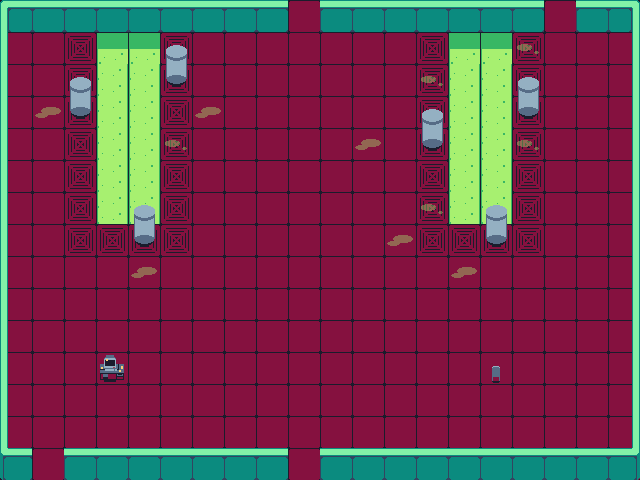

Tiled map render using the project's own tile images. Description and the whole map definition, tile-layer contents included, below:
An orthogonal 20x15 tile map with 32x32 px tiles, 4 tile layers (floor, floorDecoration, walls, props), 4 tilesets and 32 objects (6x Spawn, 4x Door, 3x ChemicalTank, 2x Spawner, Table, ...).

<map version="1.10" tiledversion="1.11.2" orientation="orthogonal" renderorder="right-down" width="20" height="15" tilewidth="32" tileheight="32" infinite="0" nextlayerid="14" nextobjectid="165">
 <tileset firstgid="1" source="tileset_ebene3.tsx" />
 <tileset firstgid="852" source="props_and_items_ebene2.tsx" />
 <tileset firstgid="1380" source="Beartrap.tsx" />
 <tileset firstgid="1384" source="ExplosionEffect.tsx" />
 <layer id="3" name="floor" width="20" height="15">
  <data encoding="csv">
72,72,72,72,72,72,72,72,72,72,72,72,72,72,72,72,72,72,72,72,
72,72,107,109,109,107,72,72,72,72,72,72,72,107,109,109,107,72,72,72,
72,72,107,184,184,107,72,72,72,72,72,72,72,107,184,184,107,72,72,72,
72,72,107,184,184,107,72,72,72,72,72,72,72,107,184,184,107,72,72,72,
72,72,107,184,184,107,72,72,72,72,72,72,72,107,184,184,107,72,72,72,
72,72,107,184,184,107,72,72,72,72,72,72,72,107,184,184,107,72,72,72,
72,72,107,184,184,107,72,72,72,72,72,72,72,107,184,184,107,72,72,72,
72,72,107,107,107,107,72,72,72,72,72,72,72,107,107,107,107,72,72,72,
72,72,72,72,72,72,72,72,72,72,72,72,72,72,72,72,72,72,72,72,
72,72,72,72,72,72,72,72,72,72,72,72,72,72,72,72,72,72,72,72,
72,72,72,72,72,72,72,72,72,72,72,72,72,72,72,72,72,72,72,72,
72,72,72,72,72,72,72,72,72,72,72,72,72,72,72,72,72,72,72,72,
72,72,72,72,72,72,72,72,72,72,72,72,72,72,72,72,72,72,72,72,
72,72,72,72,72,72,72,72,72,72,72,72,72,72,72,72,72,72,72,72,
72,72,72,72,72,72,72,72,72,72,72,72,72,72,72,72,72,72,72,72
</data>
 </layer>
 <layer id="13" name="floorDecoration" width="20" height="15">
  <data encoding="csv">
0,0,0,0,0,0,0,0,0,0,0,0,0,0,0,0,0,0,0,0,
0,0,0,0,0,0,0,0,0,0,0,0,0,0,0,0,877,0,0,0,
0,0,0,0,0,0,0,0,0,0,0,0,0,877,0,0,0,0,0,0,
0,876,0,0,0,0,876,0,0,0,0,0,0,0,0,0,0,0,0,0,
0,0,0,0,0,877,0,0,0,0,0,876,0,0,0,0,877,0,0,0,
0,0,0,0,0,0,0,0,0,0,0,0,0,0,0,0,0,0,0,0,
0,0,0,0,0,0,0,0,0,0,0,0,0,877,0,0,0,0,0,0,
0,0,0,0,0,0,0,0,0,0,0,0,876,0,0,0,0,0,0,0,
0,0,0,0,876,0,0,0,0,0,0,0,0,0,876,0,0,0,0,0,
0,0,0,0,0,0,0,0,0,0,0,0,0,0,0,0,0,0,0,0,
0,0,0,0,0,0,0,0,0,0,0,0,0,0,0,0,0,0,0,0,
0,0,0,0,0,0,0,0,0,0,0,0,0,0,0,0,0,0,0,0,
0,0,0,0,0,0,0,0,0,0,0,0,0,0,0,0,0,0,0,0,
0,0,0,0,0,0,0,0,0,0,0,0,0,0,0,0,0,0,0,0,
0,0,0,0,0,0,0,0,0,0,0,0,0,0,0,0,0,0,0,0
</data>
 </layer>
 <layer id="1" name="walls" width="20" height="15">
  <data encoding="csv">
3,6,6,6,6,6,6,6,6,0,6,6,6,6,6,6,6,0,6,9,
76,0,0,0,0,0,0,0,0,0,0,0,0,0,0,0,0,0,0,306,
76,0,0,0,0,0,0,0,0,0,0,0,0,0,0,0,0,0,0,306,
76,0,0,0,0,0,0,0,0,0,0,0,0,0,0,0,0,0,0,306,
76,0,0,0,0,0,0,0,0,0,0,0,0,0,0,0,0,0,0,306,
76,0,0,0,0,0,0,0,0,0,0,0,0,0,0,0,0,0,0,306,
76,0,0,0,0,0,0,0,0,0,0,0,0,0,0,0,0,0,0,306,
76,0,0,0,0,0,0,0,0,0,0,0,0,0,0,0,0,0,0,306,
76,0,0,0,0,0,0,0,0,0,0,0,0,0,0,0,0,0,0,306,
76,0,0,0,0,0,0,0,0,0,0,0,0,0,0,0,0,0,0,306,
76,0,0,0,0,0,0,0,0,0,0,0,0,0,0,0,0,0,0,306,
76,0,0,0,0,0,0,0,0,0,0,0,0,0,0,0,0,0,0,306,
76,0,0,0,0,0,0,0,0,0,0,0,0,0,0,0,0,0,0,306,
76,0,0,0,0,0,0,0,0,0,0,0,0,0,0,0,0,0,0,306,
373,0,376,376,376,376,376,376,376,0,376,376,376,376,376,376,376,376,376,379
</data>
 </layer>
 <layer id="2" name="props" width="20" height="15">
  <data encoding="csv">
0,0,0,0,0,0,0,0,0,0,0,0,0,0,0,0,0,0,0,0,
0,0,0,0,0,1092,0,0,0,0,0,0,0,0,0,0,0,0,0,0,
0,0,1092,0,0,1116,0,0,0,0,0,0,0,0,0,0,1092,0,0,0,
0,0,1116,0,0,0,0,0,0,0,0,0,0,1092,0,0,1116,0,0,0,
0,0,0,0,0,0,0,0,0,0,0,0,0,1116,0,0,0,0,0,0,
0,0,0,0,0,0,0,0,0,0,0,0,0,0,0,0,0,0,0,0,
0,0,0,0,1092,0,0,0,0,0,0,0,0,0,0,1092,0,0,0,0,
0,0,0,0,1116,0,0,0,0,0,0,0,0,0,0,1116,0,0,0,0,
0,0,0,0,0,0,0,0,0,0,0,0,0,0,0,0,0,0,0,0,
0,0,0,0,0,0,0,0,0,0,0,0,0,0,0,0,0,0,0,0,
0,0,0,0,0,0,0,0,0,0,0,0,0,0,0,0,0,0,0,0,
0,0,0,924,0,0,0,0,0,0,0,0,0,0,0,1031,0,0,0,0,
0,0,0,0,0,0,0,0,0,0,0,0,0,0,0,0,0,0,0,0,
0,0,0,0,0,0,0,0,0,0,0,0,0,0,0,0,0,0,0,0,
0,0,0,0,0,0,0,0,0,0,0,0,0,0,0,0,0,0,0,0
</data>
 </layer>
 <objectgroup id="6" name="Collisions">
  <object id="130" x="0.817578" y="-0.817578" width="7.3582" height="479.918" />
  <object id="131" x="1" y="472" width="639" height="8" />
  <object id="132" x="1" y="24" width="638" height="8" />
  <object id="133" x="630" y="1" width="9" height="480" />
  <object id="140" x="491.333" y="365.333" width="8.66667" height="16.6667" />
  <object id="141" x="100" y="358" width="24.6667" height="22" />
  <object id="148" x="134.5" y="232.5" width="20" height="12.5" />
  <object id="149" x="164" y="73" width="23.5" height="12" />
  <object id="150" x="69.5" y="106.5" width="21" height="10.5" />
  <object id="151" x="422" y="138" width="21" height="12.5" />
  <object id="152" x="517.5" y="106.5" width="22" height="10.5" />
  <object id="153" x="487" y="234" width="19.5" height="11.5" />
 </objectgroup>
 <objectgroup id="11" name="Props" />
 <objectgroup id="10" name="Entities" opacity="0.9">
  <object id="136" name="ChemicalTank" type="ChemicalTank" x="160.667" y="224.833" width="32" height="33" />
  <object id="137" name="ChemicalTank" type="ChemicalTank" x="416.667" y="224.167" width="32" height="33" />
  <object id="138" name="ChemicalTank" type="ChemicalTank" x="511.667" y="160.167" width="32" height="33" />
  <object id="139" name="Table" type="Table" x="480.667" y="319.333" width="32" height="32" />
  <object id="142" name="RobotSpawn" type="Spawner" x="196.667" y="266" width="25.3333" height="20">
   <ellipse />
  </object>
  <object id="143" name="RobotSpawn" type="Spawner" x="388.667" y="265.333" width="25.3333" height="20">
   <ellipse />
  </object>
  <object id="144" name="DoorSpawn" type="Door" x="32" y="448" width="32" height="32">
   <properties>
    <property name="DoorDirection" value="West" />
   </properties>
  </object>
  <object id="145" name="DoorSpawn" type="Door" x="288" y="0" width="32" height="32">
   <properties>
    <property name="DoorDirection" value="North" />
   </properties>
  </object>
  <object id="146" name="DoorSpawn" type="Door" x="544" y="0" width="32" height="32">
   <properties>
    <property name="DoorDirection" value="East" />
   </properties>
  </object>
  <object id="147" name="DoorSpawn" type="Door" x="288" y="448" width="32" height="32">
   <properties>
    <property name="DoorDirection" value="South" />
   </properties>
  </object>
  <object id="154" name="Beartrap" type="Trap" gid="1380" x="577.695" y="192.875" width="32" height="32">
   <properties>
    <property name="Damage" type="float" value="20" />
    <property name="Effect" type="object" value="155" />
    <property name="RangeLayer" type="object" value="54" />
   </properties>
  </object>
  <object id="155" name="ExplosionEffect" gid="1384" x="529.333" y="193.791" width="128" height="128" visible="0" />
  <object id="158" name="ScientistSpawn" type="Spawn" x="80" y="337">
   <ellipse />
  </object>
  <object id="160" name="ScientistSpawn" type="Spawn" x="48" y="307">
   <ellipse />
  </object>
  <object id="161" name="ScientistSpawn" type="Spawn" x="559" y="337">
   <ellipse />
  </object>
  <object id="162" name="ScientistSpawn" type="Spawn" x="593" y="306">
   <ellipse />
  </object>
  <object id="163" name="ScientistSpawn" type="Spawn" x="208" y="146">
   <ellipse />
  </object>
  <object id="164" name="ScientistSpawn" type="Spawn" x="399" y="146">
   <ellipse />
  </object>
 </objectgroup>
 <objectgroup id="8" name="Acids">
  <object id="134" x="96" y="32" width="62.6667" height="192.667" />
  <object id="135" x="448" y="31.3333" width="63.3333" height="192.667" />
 </objectgroup>
</map>
